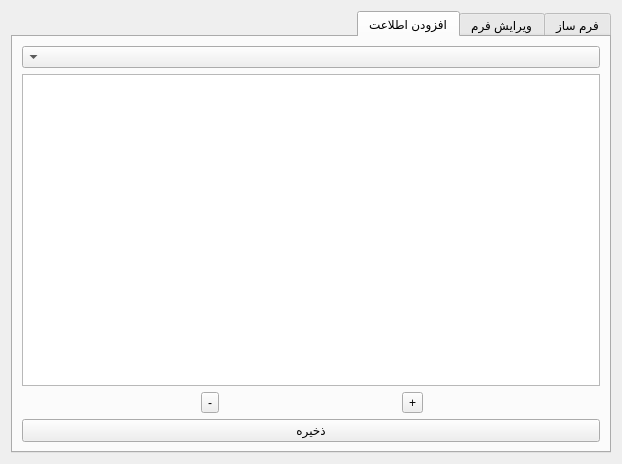
<?xml version="1.0" encoding="UTF-8"?>
<ui version="4.0">
 <class>main_window</class>
 <widget class="QWidget" name="main_window">
  <property name="geometry">
   <rect>
    <x>0</x>
    <y>0</y>
    <width>622</width>
    <height>464</height>
   </rect>
  </property>
  <property name="sizePolicy">
   <sizepolicy hsizetype="Expanding" vsizetype="Expanding">
    <horstretch>0</horstretch>
    <verstretch>0</verstretch>
   </sizepolicy>
  </property>
  <property name="windowTitle">
   <string>Form</string>
  </property>
  <property name="layoutDirection">
   <enum>Qt::LayoutDirection::RightToLeft</enum>
  </property>
  <layout class="QVBoxLayout" name="verticalLayout">
   <item>
    <widget class="QTabWidget" name="main_tab">
     <property name="currentIndex">
      <number>2</number>
     </property>
     <widget class="QWidget" name="form_builder_tab">
      <attribute name="title">
       <string>فرم ساز</string>
      </attribute>
      <layout class="QVBoxLayout" name="verticalLayout_3">
       <item>
        <layout class="QVBoxLayout" name="fb_main_layout">
         <property name="spacing">
          <number>10</number>
         </property>
         <item>
          <layout class="QHBoxLayout" name="add_field_layout">
           <item>
            <widget class="QPushButton" name="add_field_button">
             <property name="text">
              <string>افزودن فیلد</string>
             </property>
            </widget>
           </item>
           <item>
            <spacer name="horizontalSpacer">
             <property name="orientation">
              <enum>Qt::Orientation::Horizontal</enum>
             </property>
             <property name="sizeHint" stdset="0">
              <size>
               <width>40</width>
               <height>20</height>
              </size>
             </property>
            </spacer>
           </item>
          </layout>
         </item>
         <item>
          <layout class="QFormLayout" name="fields_layout">
           <property name="horizontalSpacing">
            <number>6</number>
           </property>
           <item row="0" column="0">
            <widget class="QLineEdit" name="field_name">
             <property name="layoutDirection">
              <enum>Qt::LayoutDirection::RightToLeft</enum>
             </property>
             <property name="placeholderText">
              <string>نام فیلد</string>
             </property>
            </widget>
           </item>
           <item row="0" column="1">
            <widget class="QComboBox" name="field_type">
             <property name="placeholderText">
              <string/>
             </property>
             <item>
              <property name="text">
               <string>متن</string>
              </property>
             </item>
             <item>
              <property name="text">
               <string>عدد</string>
              </property>
             </item>
             <item>
              <property name="text">
               <string>مبلغ</string>
              </property>
             </item>
             <item>
              <property name="text">
               <string>شماره حساب</string>
              </property>
             </item>
             <item>
              <property name="text">
               <string>شماره شبا</string>
              </property>
             </item>
             <item>
              <property name="text">
               <string>توضیحات</string>
              </property>
             </item>
            </widget>
           </item>
          </layout>
         </item>
         <item>
          <spacer name="verticalSpacer">
           <property name="orientation">
            <enum>Qt::Orientation::Vertical</enum>
           </property>
           <property name="sizeHint" stdset="0">
            <size>
             <width>20</width>
             <height>40</height>
            </size>
           </property>
          </spacer>
         </item>
         <item>
          <layout class="QHBoxLayout" name="save_form_layout">
           <item>
            <widget class="QLineEdit" name="form_name">
             <property name="placeholderText">
              <string>نام فرم را وارد کنید</string>
             </property>
            </widget>
           </item>
           <item>
            <widget class="QPushButton" name="save_form_button">
             <property name="text">
              <string>ذخیره فرم</string>
             </property>
            </widget>
           </item>
           <item>
            <spacer name="horizontalSpacer_2">
             <property name="orientation">
              <enum>Qt::Orientation::Horizontal</enum>
             </property>
             <property name="sizeHint" stdset="0">
              <size>
               <width>40</width>
               <height>20</height>
              </size>
             </property>
            </spacer>
           </item>
          </layout>
         </item>
        </layout>
       </item>
      </layout>
     </widget>
     <widget class="QWidget" name="edit_form_tab">
      <attribute name="title">
       <string>ویرایش فرم</string>
      </attribute>
      <layout class="QVBoxLayout" name="verticalLayout_5">
       <item>
        <layout class="QVBoxLayout" name="verticalLayout_2">
         <item>
          <layout class="QHBoxLayout" name="ef_top_layout">
           <item>
            <widget class="QComboBox" name="form_list_combo">
             <property name="placeholderText">
              <string>فرم انتخاب کنید</string>
             </property>
            </widget>
           </item>
           <item>
            <spacer name="horizontalSpacer_4">
             <property name="orientation">
              <enum>Qt::Orientation::Horizontal</enum>
             </property>
             <property name="sizeType">
              <enum>QSizePolicy::Policy::Minimum</enum>
             </property>
             <property name="sizeHint" stdset="0">
              <size>
               <width>40</width>
               <height>20</height>
              </size>
             </property>
            </spacer>
           </item>
          </layout>
         </item>
         <item>
          <layout class="QFormLayout" name="ef_fields_layout">
           <item row="0" column="1">
            <spacer name="verticalSpacer_2">
             <property name="orientation">
              <enum>Qt::Orientation::Vertical</enum>
             </property>
             <property name="sizeHint" stdset="0">
              <size>
               <width>20</width>
               <height>40</height>
              </size>
             </property>
            </spacer>
           </item>
          </layout>
         </item>
         <item>
          <layout class="QHBoxLayout" name="horizontalLayout">
           <item>
            <widget class="QPushButton" name="update_form_button">
             <property name="enabled">
              <bool>false</bool>
             </property>
             <property name="text">
              <string>بروزرسانی فرم</string>
             </property>
            </widget>
           </item>
           <item>
            <spacer name="horizontalSpacer_3">
             <property name="orientation">
              <enum>Qt::Orientation::Horizontal</enum>
             </property>
             <property name="sizeHint" stdset="0">
              <size>
               <width>40</width>
               <height>20</height>
              </size>
             </property>
            </spacer>
           </item>
          </layout>
         </item>
        </layout>
       </item>
      </layout>
     </widget>
     <widget class="QWidget" name="insert_data_tab">
      <attribute name="title">
       <string>افزودن اطلاعت</string>
      </attribute>
      <layout class="QVBoxLayout" name="verticalLayout_6">
       <item>
        <layout class="QVBoxLayout" name="verticalLayout_4">
         <item>
          <layout class="QHBoxLayout" name="horizontalLayout_2">
           <item>
            <widget class="QComboBox" name="comboBox">
             <property name="placeholderText">
              <string> فرم را انتخاب کنید</string>
             </property>
            </widget>
           </item>
          </layout>
         </item>
         <item>
          <layout class="QVBoxLayout" name="verticalLayout_7">
           <item>
            <widget class="QTableWidget" name="tableWidget">
             <property name="rowCount">
              <number>0</number>
             </property>
             <property name="columnCount">
              <number>0</number>
             </property>
            </widget>
           </item>
           <item>
            <layout class="QHBoxLayout" name="horizontalLayout_4">
             <item>
              <widget class="QToolButton" name="toolButton">
               <property name="text">
                <string>+</string>
               </property>
              </widget>
             </item>
             <item>
              <widget class="QToolButton" name="toolButton_2">
               <property name="text">
                <string>-</string>
               </property>
              </widget>
             </item>
            </layout>
           </item>
          </layout>
         </item>
         <item>
          <layout class="QHBoxLayout" name="horizontalLayout_3">
           <item>
            <widget class="QPushButton" name="pushButton">
             <property name="text">
              <string>ذخیره</string>
             </property>
            </widget>
           </item>
          </layout>
         </item>
        </layout>
       </item>
      </layout>
     </widget>
    </widget>
   </item>
  </layout>
 </widget>
 <resources/>
 <connections/>
</ui>
